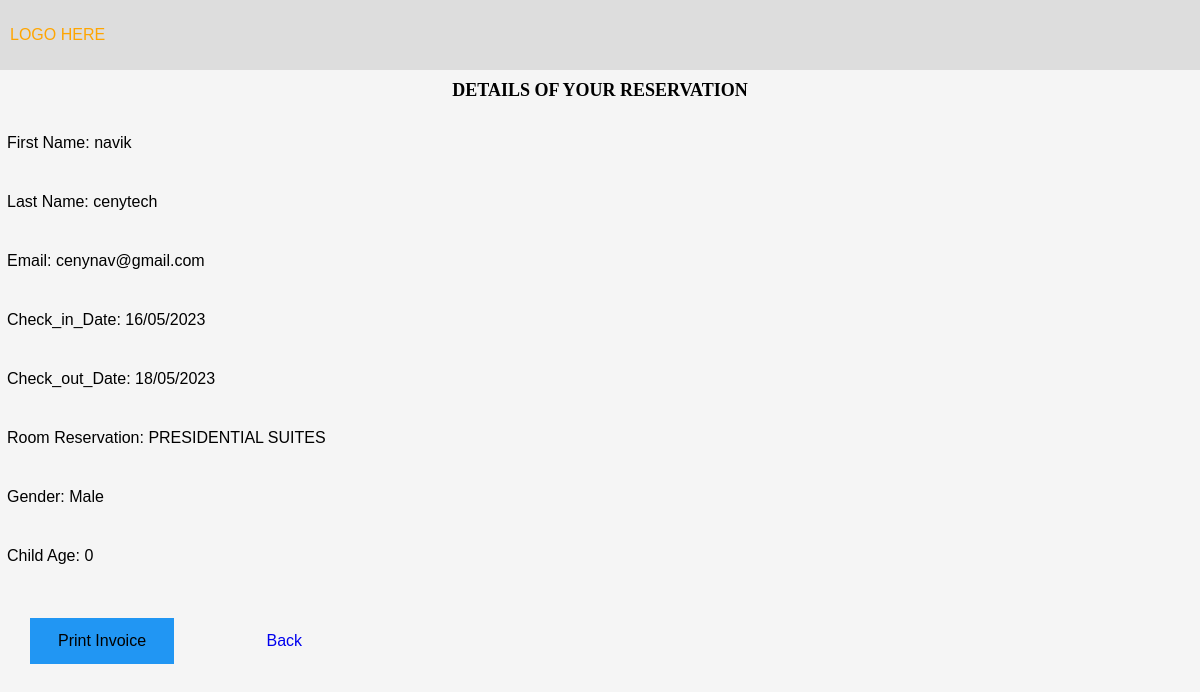
Screenshot of /view.php?id=16 with the database file from the repository.
### tables this page shows
CREATE TABLE `tb_invoice` (
  `id` int(50) NOT NULL,
  `FirstName` varchar(250) NOT NULL,
  `LastName` varchar(250) NOT NULL,
  `Email` varchar(100) NOT NULL,
  `Check_in` varchar(255) NOT NULL,
  `Check_out` varchar(255) NOT NULL,
  `Room` varchar(250) NOT NULL,
  `Gender` varchar(50) NOT NULL,
  `Age` int(11) DEFAULT NULL,
  `Booked_at` timestamp NOT NULL DEFAULT current_timestamp() ON UPDATE current_timestamp()
);

### view.php (the view, shortened to what this page needs)
<?php
require 'dbcon.php';
?>
<!doctype html>
<html lang="en">
  <head>
</head>
<body>
<div class="logo default" >
    <p style="color: orange;" >LOGO HERE</p>
</div>
    <div class="text" ><b>DETAILS OF YOUR RESERVATION</b></div>
                    <div class="container">
                        <?php
                        if(isset($_GET['id']))
                        {
                            $student_id = mysqli_real_escape_string($con, $_GET['id']);
                            $query = "SELECT * FROM tb_invoice WHERE id='$student_id' ";
                            $query_run = mysqli_query($con, $query);
                            if(mysqli_num_rows($query_run) > 0)
                            {
                                $row = mysqli_fetch_array($query_run);
                                ?>
                                    <div class="line">
                                        <p class="liner">
                                            First Name: <?=$row['FirstName'];?>
                                        </p>
                                    </div>
                                    <div class="line">
                                        <p class="liner">
                                            Last Name: <?=$row['LastName'];?>
                                        </p>
                                    </div>
                                    <div class="line">
                                        <p class="liner">
                                           Email: <?=$row['Email'];?>
                                        </p>
                                    </div>
                                    <div class="line">
                                        <p class="liner">
                                        Check_in_Date: <?=$row['Check_in'];?>
                                        </p>
                                    </div>
                                    <div class="line">
                                        <p class="liner">
                                        Check_out_Date: <?=$row['Check_out'];?>
                                        </p>
                                    </div>
                                    <div class="line">
                                        <p class="liner">
                                        Room Reservation: <?=$row['Room'];?>
                                        </p>
                                    </div>
                                    <div class="line">
                                        <p class="liner">
                                        Gender: <?=$row['Gender'];?>
                                        </p>
                                    </div>
                                    <div class="line">
                                        <p class="liner">
                                        Child Age: <?=$row['Age'];?>
                                        </p>
                                    </div>
                                    <button class="btn info" onclick="window.print()">Print Invoice</button>
                                    <button class="btn warning" ><a href="receipt.php" style="text-decoration: none;">Back</a></button>
                                <?php
                            }
                            else
                            {
                                echo '<script>alert("Data not found on the Database!");</script>';
                            }
                        }
                        ?>
    </div>
</body>
</html>

### view.php (style rules this page uses)
body { font-family: Arial, sans-serif; background-color: whitesmoke; margin: 0; padding: 0; }
.text { text-align: center; text-size-adjust: 2px; padding: 10px; font-family: 'Times New Roman', Times, serif; font-size: large; }
.logo { position: inherit; top: 0; left: 0; padding: 10px; }
.btn { border: none; background-color: inherit; padding: 14px 28px; font-size: 16px; cursor: pointer; display: inline-block; text-decoration: none; margin: 30px; }
.warning { color: orange; }
.info { background-color: #2196F3; }
.line { padding: 2px; margin: 5px; }

### rows the page displays
tb_invoice: FirstName "navik", LastName "cenytech", Email "cenynav@gmail.com", Check_in "16/05/2023", Check_out "18/05/2023", Room "PRESIDENTIAL SUITES", Gender "Male", Age "0"
